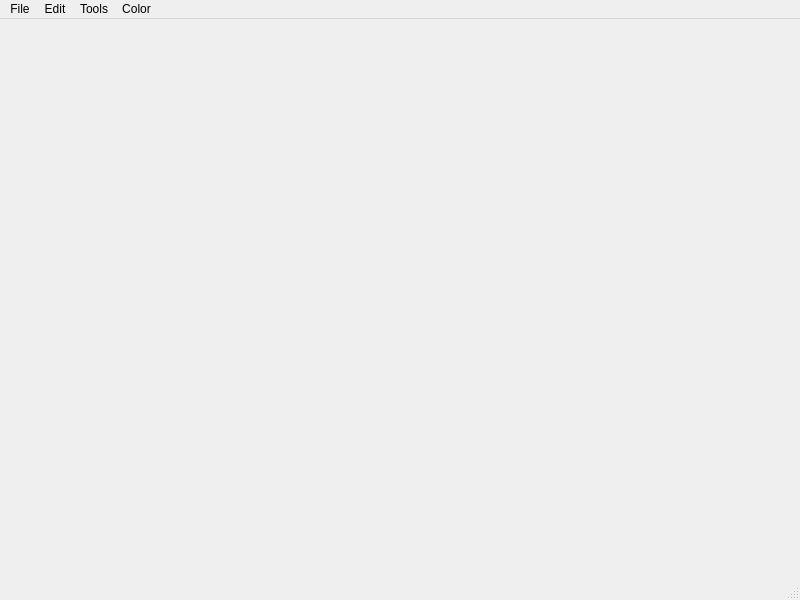
<?xml version="1.0" encoding="UTF-8"?>
<ui version="4.0">
 <class>MainWindow</class>
 <widget class="QMainWindow" name="MainWindow">
  <property name="geometry">
   <rect>
    <x>0</x>
    <y>0</y>
    <width>800</width>
    <height>600</height>
   </rect>
  </property>
  <property name="windowTitle">
   <string>MainWindow</string>
  </property>
  <widget class="QWidget" name="centralwidget"/>
  <widget class="QMenuBar" name="menubar">
   <property name="geometry">
    <rect>
     <x>0</x>
     <y>0</y>
     <width>800</width>
     <height>37</height>
    </rect>
   </property>
   <widget class="QMenu" name="menuFile">
    <property name="title">
     <string>File</string>
    </property>
    <addaction name="separator"/>
   </widget>
   <widget class="QMenu" name="menuEdit">
    <property name="title">
     <string>Edit</string>
    </property>
   </widget>
   <widget class="QMenu" name="menuTools">
    <property name="title">
     <string>Tools</string>
    </property>
   </widget>
   <widget class="QMenu" name="menuColor">
    <property name="title">
     <string>Color</string>
    </property>
    <addaction name="actionStroke_color"/>
    <addaction name="actionInterior_Color"/>
   </widget>
   <addaction name="menuFile"/>
   <addaction name="menuEdit"/>
   <addaction name="menuTools"/>
   <addaction name="menuColor"/>
  </widget>
  <widget class="QStatusBar" name="statusbar"/>
  <action name="actionStroke_color">
   <property name="text">
    <string>Stroke Color</string>
   </property>
  </action>
  <action name="actionInterior_Color">
   <property name="text">
    <string>Interior Color</string>
   </property>
  </action>
 </widget>
 <resources/>
 <connections/>
</ui>
